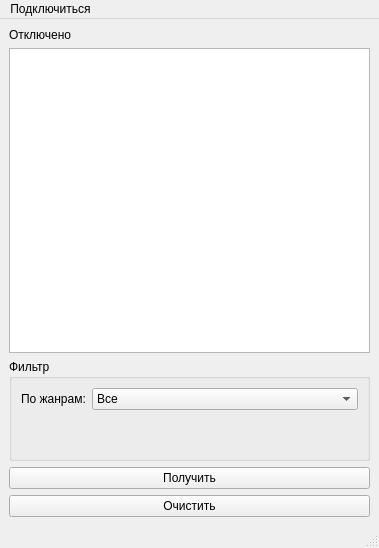
<?xml version="1.0" encoding="UTF-8"?>
<ui version="4.0">
 <class>MainWindow</class>
 <widget class="QMainWindow" name="MainWindow">
  <property name="geometry">
   <rect>
    <x>0</x>
    <y>0</y>
    <width>379</width>
    <height>548</height>
   </rect>
  </property>
  <property name="sizePolicy">
   <sizepolicy hsizetype="Preferred" vsizetype="Expanding">
    <horstretch>0</horstretch>
    <verstretch>0</verstretch>
   </sizepolicy>
  </property>
  <property name="windowTitle">
   <string>MainWindow</string>
  </property>
  <widget class="QWidget" name="centralwidget">
   <layout class="QGridLayout" name="gridLayout">
    <item row="4" column="0">
     <widget class="QGroupBox" name="gb_filters">
      <property name="sizePolicy">
       <sizepolicy hsizetype="Preferred" vsizetype="Preferred">
        <horstretch>0</horstretch>
        <verstretch>0</verstretch>
       </sizepolicy>
      </property>
      <property name="title">
       <string>Фильтр</string>
      </property>
      <layout class="QFormLayout" name="formLayout">
       <item row="0" column="0">
        <widget class="QLabel" name="lb_category">
         <property name="text">
          <string>По жанрам:</string>
         </property>
        </widget>
       </item>
       <item row="0" column="1">
        <widget class="QComboBox" name="cb_category">
         <item>
          <property name="text">
           <string>Все</string>
          </property>
         </item>
         <item>
          <property name="text">
           <string>Комедия</string>
          </property>
         </item>
         <item>
          <property name="text">
           <string>Ужасы</string>
          </property>
         </item>
        </widget>
       </item>
      </layout>
     </widget>
    </item>
    <item row="5" column="0">
     <widget class="QPushButton" name="pb_request">
      <property name="sizePolicy">
       <sizepolicy hsizetype="Minimum" vsizetype="Maximum">
        <horstretch>0</horstretch>
        <verstretch>0</verstretch>
       </sizepolicy>
      </property>
      <property name="text">
       <string>Получить</string>
      </property>
     </widget>
    </item>
    <item row="0" column="0">
     <widget class="QLabel" name="lb_statusConnect">
      <property name="sizePolicy">
       <sizepolicy hsizetype="Preferred" vsizetype="Maximum">
        <horstretch>0</horstretch>
        <verstretch>0</verstretch>
       </sizepolicy>
      </property>
      <property name="text">
       <string>Отключено</string>
      </property>
     </widget>
    </item>
    <item row="6" column="0">
     <widget class="QPushButton" name="pb_clear">
      <property name="sizePolicy">
       <sizepolicy hsizetype="Minimum" vsizetype="Maximum">
        <horstretch>0</horstretch>
        <verstretch>0</verstretch>
       </sizepolicy>
      </property>
      <property name="text">
       <string>Очистить</string>
      </property>
     </widget>
    </item>
    <item row="1" column="0" rowspan="3">
     <widget class="QTableWidget" name="tb_result">
      <property name="sizePolicy">
       <sizepolicy hsizetype="Expanding" vsizetype="Expanding">
        <horstretch>0</horstretch>
        <verstretch>0</verstretch>
       </sizepolicy>
      </property>
     </widget>
    </item>
   </layout>
  </widget>
  <widget class="QMenuBar" name="menubar">
   <property name="geometry">
    <rect>
     <x>0</x>
     <y>0</y>
     <width>379</width>
     <height>21</height>
    </rect>
   </property>
   <widget class="QMenu" name="menu">
    <property name="title">
     <string>Подключиться</string>
    </property>
    <addaction name="act_addData"/>
    <addaction name="separator"/>
    <addaction name="act_connect"/>
   </widget>
   <addaction name="menu"/>
  </widget>
  <widget class="QStatusBar" name="statusbar"/>
  <action name="act_connect">
   <property name="text">
    <string>Подключиться</string>
   </property>
  </action>
  <action name="act_addData">
   <property name="text">
    <string>Ввести данные</string>
   </property>
  </action>
 </widget>
 <resources/>
 <connections>
  <connection>
   <sender>pb_clear</sender>
   <signal>clicked()</signal>
   <receiver>tb_result</receiver>
   <slot>clear()</slot>
   <hints>
    <hint type="sourcelabel">
     <x>374</x>
     <y>486</y>
    </hint>
    <hint type="destinationlabel">
     <x>200</x>
     <y>482</y>
    </hint>
   </hints>
  </connection>
 </connections>
</ui>
